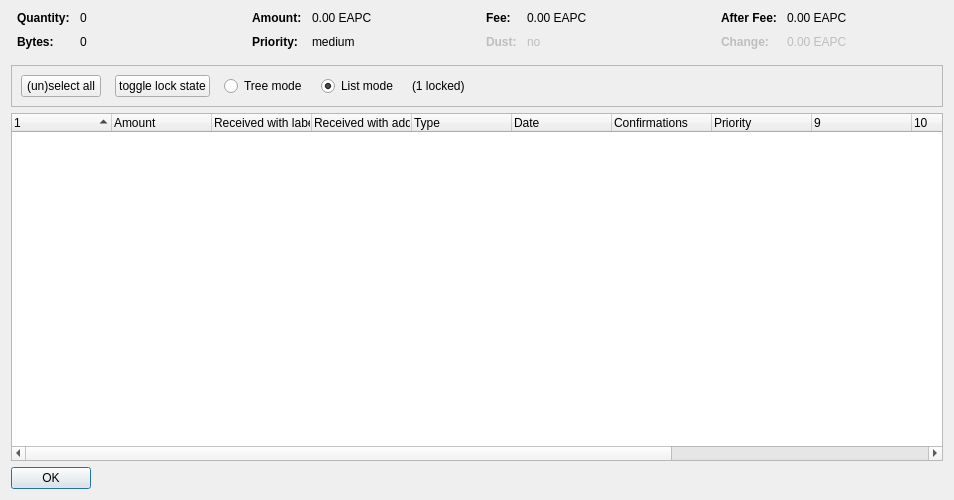
<?xml version="1.0" encoding="UTF-8"?>
<ui version="4.0">
 <class>CoinControlDialog</class>
 <widget class="QDialog" name="CoinControlDialog">
  <property name="geometry">
   <rect>
    <x>0</x>
    <y>0</y>
    <width>954</width>
    <height>500</height>
   </rect>
  </property>
  <property name="windowTitle">
   <string>Coin Selection</string>
  </property>
  <layout class="QVBoxLayout" name="verticalLayout">
   <item>
    <layout class="QHBoxLayout" name="horizontalLayoutTop" stretch="0,0,0,0">
     <property name="topMargin">
      <number>0</number>
     </property>
     <property name="bottomMargin">
      <number>10</number>
     </property>
     <item>
      <layout class="QFormLayout" name="formLayoutCoinControl1">
       <property name="horizontalSpacing">
        <number>10</number>
       </property>
       <property name="verticalSpacing">
        <number>10</number>
       </property>
       <property name="leftMargin">
        <number>6</number>
       </property>
       <property name="rightMargin">
        <number>6</number>
       </property>
       <item row="0" column="0">
        <widget class="QLabel" name="labelCoinControlQuantityText">
         <property name="font">
          <font>
           <weight>75</weight>
           <bold>true</bold>
          </font>
         </property>
         <property name="text">
          <string>Quantity:</string>
         </property>
        </widget>
       </item>
       <item row="0" column="1">
        <widget class="QLabel" name="labelCoinControlQuantity">
         <property name="cursor">
          <cursorShape>IBeamCursor</cursorShape>
         </property>
         <property name="contextMenuPolicy">
          <enum>Qt::ActionsContextMenu</enum>
         </property>
         <property name="text">
          <string notr="true">0</string>
         </property>
         <property name="textInteractionFlags">
          <set>Qt::LinksAccessibleByMouse|Qt::TextSelectableByKeyboard|Qt::TextSelectableByMouse</set>
         </property>
        </widget>
       </item>
       <item row="1" column="0">
        <widget class="QLabel" name="labelCoinControlBytesText">
         <property name="font">
          <font>
           <weight>75</weight>
           <bold>true</bold>
          </font>
         </property>
         <property name="text">
          <string>Bytes:</string>
         </property>
        </widget>
       </item>
       <item row="1" column="1">
        <widget class="QLabel" name="labelCoinControlBytes">
         <property name="cursor">
          <cursorShape>IBeamCursor</cursorShape>
         </property>
         <property name="contextMenuPolicy">
          <enum>Qt::ActionsContextMenu</enum>
         </property>
         <property name="text">
          <string notr="true">0</string>
         </property>
         <property name="textInteractionFlags">
          <set>Qt::LinksAccessibleByMouse|Qt::TextSelectableByKeyboard|Qt::TextSelectableByMouse</set>
         </property>
        </widget>
       </item>
      </layout>
     </item>
     <item>
      <layout class="QFormLayout" name="formLayoutCoinControl2">
       <property name="horizontalSpacing">
        <number>10</number>
       </property>
       <property name="verticalSpacing">
        <number>10</number>
       </property>
       <property name="leftMargin">
        <number>6</number>
       </property>
       <property name="rightMargin">
        <number>6</number>
       </property>
       <item row="0" column="0">
        <widget class="QLabel" name="labelCoinControlAmountText">
         <property name="font">
          <font>
           <weight>75</weight>
           <bold>true</bold>
          </font>
         </property>
         <property name="text">
          <string>Amount:</string>
         </property>
        </widget>
       </item>
       <item row="0" column="1">
        <widget class="QLabel" name="labelCoinControlAmount">
         <property name="cursor">
          <cursorShape>IBeamCursor</cursorShape>
         </property>
         <property name="contextMenuPolicy">
          <enum>Qt::ActionsContextMenu</enum>
         </property>
         <property name="text">
          <string notr="true">0.00 EAPC</string>
         </property>
         <property name="textInteractionFlags">
          <set>Qt::LinksAccessibleByMouse|Qt::TextSelectableByKeyboard|Qt::TextSelectableByMouse</set>
         </property>
        </widget>
       </item>
       <item row="1" column="0">
        <widget class="QLabel" name="labelCoinControlPriorityText">
         <property name="font">
          <font>
           <weight>75</weight>
           <bold>true</bold>
          </font>
         </property>
         <property name="text">
          <string>Priority:</string>
         </property>
        </widget>
       </item>
       <item row="1" column="1">
        <widget class="QLabel" name="labelCoinControlPriority">
         <property name="cursor">
          <cursorShape>IBeamCursor</cursorShape>
         </property>
         <property name="contextMenuPolicy">
          <enum>Qt::ActionsContextMenu</enum>
         </property>
         <property name="text">
          <string>medium</string>
         </property>
         <property name="textInteractionFlags">
          <set>Qt::LinksAccessibleByMouse|Qt::TextSelectableByKeyboard|Qt::TextSelectableByMouse</set>
         </property>
        </widget>
       </item>
      </layout>
     </item>
     <item>
      <layout class="QFormLayout" name="formLayoutCoinControl3">
       <property name="horizontalSpacing">
        <number>10</number>
       </property>
       <property name="verticalSpacing">
        <number>10</number>
       </property>
       <property name="leftMargin">
        <number>6</number>
       </property>
       <property name="rightMargin">
        <number>6</number>
       </property>
       <item row="0" column="0">
        <widget class="QLabel" name="labelCoinControlFeeText">
         <property name="font">
          <font>
           <weight>75</weight>
           <bold>true</bold>
          </font>
         </property>
         <property name="text">
          <string>Fee:</string>
         </property>
        </widget>
       </item>
       <item row="0" column="1">
        <widget class="QLabel" name="labelCoinControlFee">
         <property name="cursor">
          <cursorShape>IBeamCursor</cursorShape>
         </property>
         <property name="contextMenuPolicy">
          <enum>Qt::ActionsContextMenu</enum>
         </property>
         <property name="text">
          <string notr="true">0.00 EAPC</string>
         </property>
         <property name="textInteractionFlags">
          <set>Qt::LinksAccessibleByMouse|Qt::TextSelectableByKeyboard|Qt::TextSelectableByMouse</set>
         </property>
        </widget>
       </item>
       <item row="1" column="0">
        <widget class="QLabel" name="labelCoinControlLowOutputText">
         <property name="enabled">
          <bool>false</bool>
         </property>
         <property name="font">
          <font>
           <weight>75</weight>
           <bold>true</bold>
          </font>
         </property>
         <property name="text">
          <string>Dust:</string>
         </property>
        </widget>
       </item>
       <item row="1" column="1">
        <widget class="QLabel" name="labelCoinControlLowOutput">
         <property name="enabled">
          <bool>false</bool>
         </property>
         <property name="cursor">
          <cursorShape>IBeamCursor</cursorShape>
         </property>
         <property name="contextMenuPolicy">
          <enum>Qt::ActionsContextMenu</enum>
         </property>
         <property name="text">
          <string>no</string>
         </property>
         <property name="textInteractionFlags">
          <set>Qt::LinksAccessibleByMouse|Qt::TextSelectableByKeyboard|Qt::TextSelectableByMouse</set>
         </property>
        </widget>
       </item>
      </layout>
     </item>
     <item>
      <layout class="QFormLayout" name="formLayoutCoinControl4">
       <property name="horizontalSpacing">
        <number>10</number>
       </property>
       <property name="verticalSpacing">
        <number>10</number>
       </property>
       <property name="leftMargin">
        <number>6</number>
       </property>
       <property name="rightMargin">
        <number>6</number>
       </property>
       <item row="0" column="0">
        <widget class="QLabel" name="labelCoinControlAfterFeeText">
         <property name="font">
          <font>
           <weight>75</weight>
           <bold>true</bold>
          </font>
         </property>
         <property name="text">
          <string>After Fee:</string>
         </property>
        </widget>
       </item>
       <item row="0" column="1">
        <widget class="QLabel" name="labelCoinControlAfterFee">
         <property name="cursor">
          <cursorShape>IBeamCursor</cursorShape>
         </property>
         <property name="contextMenuPolicy">
          <enum>Qt::ActionsContextMenu</enum>
         </property>
         <property name="text">
          <string notr="true">0.00 EAPC</string>
         </property>
         <property name="textInteractionFlags">
          <set>Qt::LinksAccessibleByMouse|Qt::TextSelectableByKeyboard|Qt::TextSelectableByMouse</set>
         </property>
        </widget>
       </item>
       <item row="1" column="0">
        <widget class="QLabel" name="labelCoinControlChangeText">
         <property name="enabled">
          <bool>false</bool>
         </property>
         <property name="font">
          <font>
           <weight>75</weight>
           <bold>true</bold>
          </font>
         </property>
         <property name="text">
          <string>Change:</string>
         </property>
        </widget>
       </item>
       <item row="1" column="1">
        <widget class="QLabel" name="labelCoinControlChange">
         <property name="enabled">
          <bool>false</bool>
         </property>
         <property name="cursor">
          <cursorShape>IBeamCursor</cursorShape>
         </property>
         <property name="contextMenuPolicy">
          <enum>Qt::ActionsContextMenu</enum>
         </property>
         <property name="text">
          <string notr="true">0.00 EAPC</string>
         </property>
         <property name="textInteractionFlags">
          <set>Qt::LinksAccessibleByMouse|Qt::TextSelectableByKeyboard|Qt::TextSelectableByMouse</set>
         </property>
        </widget>
       </item>
      </layout>
     </item>
    </layout>
   </item>
   <item>
    <widget class="QFrame" name="frame">
     <property name="minimumSize">
      <size>
       <width>0</width>
       <height>40</height>
      </size>
     </property>
     <property name="frameShape">
      <enum>QFrame::StyledPanel</enum>
     </property>
     <property name="frameShadow">
      <enum>QFrame::Sunken</enum>
     </property>
     <layout class="QHBoxLayout" name="horizontalLayout">
      <item>
       <layout class="QHBoxLayout" name="horizontalLayoutPanel" stretch="0,0,0,0,0,0">
        <property name="spacing">
         <number>14</number>
        </property>
        <item>
         <widget class="QPushButton" name="pushButtonSelectAll">
          <property name="sizePolicy">
           <sizepolicy hsizetype="Maximum" vsizetype="Fixed">
            <horstretch>0</horstretch>
            <verstretch>0</verstretch>
           </sizepolicy>
          </property>
          <property name="text">
           <string>(un)select all</string>
          </property>
          <property name="autoDefault">
           <bool>false</bool>
          </property>
         </widget>
        </item>
        <item>
         <widget class="QPushButton" name="pushButtonToggleLock">
          <property name="sizePolicy">
           <sizepolicy hsizetype="Maximum" vsizetype="Fixed">
            <horstretch>0</horstretch>
            <verstretch>0</verstretch>
           </sizepolicy>
          </property>
          <property name="text">
           <string>toggle lock state</string>
          </property>
          <property name="autoDefault">
           <bool>false</bool>
          </property>
         </widget>
        </item>
        <item>
         <widget class="QRadioButton" name="radioTreeMode">
          <property name="sizePolicy">
           <sizepolicy hsizetype="Maximum" vsizetype="Fixed">
            <horstretch>0</horstretch>
            <verstretch>0</verstretch>
           </sizepolicy>
          </property>
          <property name="text">
           <string>Tree mode</string>
          </property>
         </widget>
        </item>
        <item>
         <widget class="QRadioButton" name="radioListMode">
          <property name="sizePolicy">
           <sizepolicy hsizetype="Maximum" vsizetype="Fixed">
            <horstretch>0</horstretch>
            <verstretch>0</verstretch>
           </sizepolicy>
          </property>
          <property name="text">
           <string>List mode</string>
          </property>
          <property name="checked">
           <bool>true</bool>
          </property>
         </widget>
        </item>
        <item>
         <widget class="QLabel" name="labelLocked">
          <property name="text">
           <string>(1 locked)</string>
          </property>
         </widget>
        </item>
        <item>
         <spacer name="horizontalSpacer">
          <property name="orientation">
           <enum>Qt::Horizontal</enum>
          </property>
          <property name="sizeHint" stdset="0">
           <size>
            <width>40</width>
            <height>20</height>
           </size>
          </property>
         </spacer>
        </item>
       </layout>
      </item>
     </layout>
    </widget>
   </item>
   <item>
    <widget class="CoinControlTreeWidget" name="treeWidget">
     <property name="contextMenuPolicy">
      <enum>Qt::CustomContextMenu</enum>
     </property>
     <property name="sortingEnabled">
      <bool>false</bool>
     </property>
     <property name="columnCount">
      <number>13</number>
     </property>
     <attribute name="headerShowSortIndicator" stdset="0">
      <bool>true</bool>
     </attribute>
     <attribute name="headerStretchLastSection">
      <bool>false</bool>
     </attribute>
     <column>
      <property name="text">
       <string/>
      </property>
     </column>
     <column>
      <property name="text">
       <string>Amount</string>
      </property>
     </column>
     <column>
      <property name="text">
       <string>Received with label</string>
      </property>
     </column>
     <column>
      <property name="text">
       <string>Received with address</string>
      </property>
     </column>
     <column>
      <property name="text">
	<string>Type</string>
      </property>
     </column>
     <column>
      <property name="text">	 
       <string>Date</string>
      </property>
     </column>
     <column>
      <property name="text">
       <string>Confirmations</string>
      </property>
      <property name="toolTip">
       <string>Confirmed</string>
      </property>
     </column>
     <column>
      <property name="text">
       <string>Priority</string>
      </property>
     </column>
     <column>
      <property name="text">
       <string/>
      </property>
     </column>
     <column>
      <property name="text">
       <string/>
      </property>
     </column>
     <column>
      <property name="text">
       <string/>
      </property>
     </column>
     <column>
      <property name="text">
       <string/>
      </property>
     </column>
     <column>
      <property name="text">
       <string/>
      </property>
     </column>
    </widget>
   </item>
   <item>
    <widget class="QDialogButtonBox" name="buttonBox">
     <property name="sizePolicy">
      <sizepolicy hsizetype="Maximum" vsizetype="Fixed">
       <horstretch>0</horstretch>
       <verstretch>0</verstretch>
      </sizepolicy>
     </property>
     <property name="orientation">
      <enum>Qt::Horizontal</enum>
     </property>
     <property name="standardButtons">
      <set>QDialogButtonBox::Ok</set>
     </property>
    </widget>
   </item>
  </layout>
 </widget>
 <customwidgets>
  <customwidget>
   <class>CoinControlTreeWidget</class>
   <extends>QTreeWidget</extends>
   <header>coincontroltreewidget.h</header>
  </customwidget>
 </customwidgets>
 <resources/>
 <connections/>
</ui>
